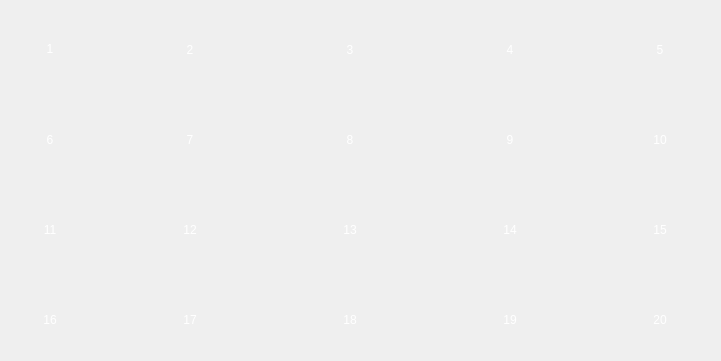
<?xml version="1.0" encoding="UTF-8"?>
<ui version="4.0">
 <class>page1</class>
 <widget class="QWidget" name="page1">
  <property name="geometry">
   <rect>
    <x>0</x>
    <y>0</y>
    <width>721</width>
    <height>361</height>
   </rect>
  </property>
  <property name="windowTitle">
   <string>Form</string>
  </property>
  <widget class="QPushButton" name="pushButton_1">
   <property name="geometry">
    <rect>
     <x>20</x>
     <y>19</y>
     <width>60</width>
     <height>60</height>
    </rect>
   </property>
   <property name="styleSheet">
    <string notr="true">font: 12pt &quot;方正粗圆简体&quot;;
background-image: url(:/res/res/btn_orange_1.png);
color: rgb(255, 255, 255);</string>
   </property>
   <property name="text">
    <string>1</string>
   </property>
   <property name="flat">
    <bool>true</bool>
   </property>
  </widget>
  <widget class="QPushButton" name="pushButton_2">
   <property name="geometry">
    <rect>
     <x>160</x>
     <y>20</y>
     <width>60</width>
     <height>60</height>
    </rect>
   </property>
   <property name="styleSheet">
    <string notr="true">font: 12pt &quot;方正粗圆简体&quot;;
background-image: url(:/res/res/btn_orange_1.png);
color: rgb(255, 255, 255);</string>
   </property>
   <property name="text">
    <string>2</string>
   </property>
   <property name="flat">
    <bool>true</bool>
   </property>
  </widget>
  <widget class="QPushButton" name="pushButton_3">
   <property name="geometry">
    <rect>
     <x>320</x>
     <y>20</y>
     <width>60</width>
     <height>60</height>
    </rect>
   </property>
   <property name="styleSheet">
    <string notr="true">font: 12pt &quot;方正粗圆简体&quot;;
background-image: url(:/res/res/btn_orange_1.png);
color: rgb(255, 255, 255);</string>
   </property>
   <property name="text">
    <string>3</string>
   </property>
   <property name="flat">
    <bool>true</bool>
   </property>
  </widget>
  <widget class="QPushButton" name="pushButton_4">
   <property name="geometry">
    <rect>
     <x>480</x>
     <y>20</y>
     <width>60</width>
     <height>60</height>
    </rect>
   </property>
   <property name="styleSheet">
    <string notr="true">font: 12pt &quot;方正粗圆简体&quot;;
background-image: url(:/res/res/btn_orange_1.png);
color: rgb(255, 255, 255);</string>
   </property>
   <property name="text">
    <string>4</string>
   </property>
   <property name="flat">
    <bool>true</bool>
   </property>
  </widget>
  <widget class="QPushButton" name="pushButton_5">
   <property name="geometry">
    <rect>
     <x>630</x>
     <y>20</y>
     <width>60</width>
     <height>60</height>
    </rect>
   </property>
   <property name="styleSheet">
    <string notr="true">font: 12pt &quot;方正粗圆简体&quot;;
background-image: url(:/res/res/btn_orange_1.png);
color: rgb(255, 255, 255);</string>
   </property>
   <property name="text">
    <string>5</string>
   </property>
   <property name="flat">
    <bool>true</bool>
   </property>
  </widget>
  <widget class="QPushButton" name="pushButton_6">
   <property name="geometry">
    <rect>
     <x>20</x>
     <y>110</y>
     <width>60</width>
     <height>60</height>
    </rect>
   </property>
   <property name="styleSheet">
    <string notr="true">font: 12pt &quot;方正粗圆简体&quot;;
background-image: url(:/res/res/btn_orange_1.png);
color: rgb(255, 255, 255);</string>
   </property>
   <property name="text">
    <string>6</string>
   </property>
   <property name="flat">
    <bool>true</bool>
   </property>
  </widget>
  <widget class="QPushButton" name="pushButton_7">
   <property name="geometry">
    <rect>
     <x>160</x>
     <y>110</y>
     <width>60</width>
     <height>60</height>
    </rect>
   </property>
   <property name="styleSheet">
    <string notr="true">font: 12pt &quot;方正粗圆简体&quot;;
background-image: url(:/res/res/btn_orange_1.png);
color: rgb(255, 255, 255);</string>
   </property>
   <property name="text">
    <string>7</string>
   </property>
   <property name="flat">
    <bool>true</bool>
   </property>
  </widget>
  <widget class="QPushButton" name="pushButton_8">
   <property name="geometry">
    <rect>
     <x>320</x>
     <y>110</y>
     <width>60</width>
     <height>60</height>
    </rect>
   </property>
   <property name="styleSheet">
    <string notr="true">font: 12pt &quot;方正粗圆简体&quot;;
background-image: url(:/res/res/btn_orange_1.png);
color: rgb(255, 255, 255);</string>
   </property>
   <property name="text">
    <string>8</string>
   </property>
   <property name="flat">
    <bool>true</bool>
   </property>
  </widget>
  <widget class="QPushButton" name="pushButton_9">
   <property name="geometry">
    <rect>
     <x>480</x>
     <y>110</y>
     <width>60</width>
     <height>60</height>
    </rect>
   </property>
   <property name="styleSheet">
    <string notr="true">font: 12pt &quot;方正粗圆简体&quot;;
background-image: url(:/res/res/btn_orange_1.png);
color: rgb(255, 255, 255);</string>
   </property>
   <property name="text">
    <string>9</string>
   </property>
   <property name="flat">
    <bool>true</bool>
   </property>
  </widget>
  <widget class="QPushButton" name="pushButton_10">
   <property name="geometry">
    <rect>
     <x>630</x>
     <y>110</y>
     <width>60</width>
     <height>60</height>
    </rect>
   </property>
   <property name="styleSheet">
    <string notr="true">font: 12pt &quot;方正粗圆简体&quot;;
background-image: url(:/res/res/btn_orange_1.png);
color: rgb(255, 255, 255);</string>
   </property>
   <property name="text">
    <string>10</string>
   </property>
   <property name="flat">
    <bool>true</bool>
   </property>
  </widget>
  <widget class="QPushButton" name="pushButton_11">
   <property name="geometry">
    <rect>
     <x>20</x>
     <y>200</y>
     <width>60</width>
     <height>60</height>
    </rect>
   </property>
   <property name="styleSheet">
    <string notr="true">font: 12pt &quot;方正粗圆简体&quot;;
background-image: url(:/res/res/btn_orange_1.png);
color: rgb(255, 255, 255);</string>
   </property>
   <property name="text">
    <string>11</string>
   </property>
   <property name="flat">
    <bool>true</bool>
   </property>
  </widget>
  <widget class="QPushButton" name="pushButton_12">
   <property name="geometry">
    <rect>
     <x>160</x>
     <y>200</y>
     <width>60</width>
     <height>60</height>
    </rect>
   </property>
   <property name="styleSheet">
    <string notr="true">font: 12pt &quot;方正粗圆简体&quot;;
background-image: url(:/res/res/btn_orange_1.png);
color: rgb(255, 255, 255);</string>
   </property>
   <property name="text">
    <string>12</string>
   </property>
   <property name="flat">
    <bool>true</bool>
   </property>
  </widget>
  <widget class="QPushButton" name="pushButton_13">
   <property name="geometry">
    <rect>
     <x>320</x>
     <y>200</y>
     <width>60</width>
     <height>60</height>
    </rect>
   </property>
   <property name="styleSheet">
    <string notr="true">font: 12pt &quot;方正粗圆简体&quot;;
background-image: url(:/res/res/btn_orange_1.png);
color: rgb(255, 255, 255);</string>
   </property>
   <property name="text">
    <string>13</string>
   </property>
   <property name="flat">
    <bool>true</bool>
   </property>
  </widget>
  <widget class="QPushButton" name="pushButton_14">
   <property name="geometry">
    <rect>
     <x>480</x>
     <y>200</y>
     <width>60</width>
     <height>60</height>
    </rect>
   </property>
   <property name="styleSheet">
    <string notr="true">font: 12pt &quot;方正粗圆简体&quot;;
background-image: url(:/res/res/btn_orange_1.png);
color: rgb(255, 255, 255);</string>
   </property>
   <property name="text">
    <string>14</string>
   </property>
   <property name="flat">
    <bool>true</bool>
   </property>
  </widget>
  <widget class="QPushButton" name="pushButton_15">
   <property name="geometry">
    <rect>
     <x>630</x>
     <y>200</y>
     <width>60</width>
     <height>60</height>
    </rect>
   </property>
   <property name="styleSheet">
    <string notr="true">font: 12pt &quot;方正粗圆简体&quot;;
background-image: url(:/res/res/btn_orange_1.png);
color: rgb(255, 255, 255);</string>
   </property>
   <property name="text">
    <string>15</string>
   </property>
   <property name="flat">
    <bool>true</bool>
   </property>
  </widget>
  <widget class="QPushButton" name="pushButton_16">
   <property name="geometry">
    <rect>
     <x>20</x>
     <y>290</y>
     <width>60</width>
     <height>60</height>
    </rect>
   </property>
   <property name="styleSheet">
    <string notr="true">font: 12pt &quot;方正粗圆简体&quot;;
background-image: url(:/res/res/btn_orange_1.png);
color: rgb(255, 255, 255);</string>
   </property>
   <property name="text">
    <string>16</string>
   </property>
   <property name="flat">
    <bool>true</bool>
   </property>
  </widget>
  <widget class="QPushButton" name="pushButton_17">
   <property name="geometry">
    <rect>
     <x>160</x>
     <y>290</y>
     <width>60</width>
     <height>60</height>
    </rect>
   </property>
   <property name="styleSheet">
    <string notr="true">font: 12pt &quot;方正粗圆简体&quot;;
background-image: url(:/res/res/btn_orange_1.png);
color: rgb(255, 255, 255);</string>
   </property>
   <property name="text">
    <string>17</string>
   </property>
   <property name="flat">
    <bool>true</bool>
   </property>
  </widget>
  <widget class="QPushButton" name="pushButton_18">
   <property name="geometry">
    <rect>
     <x>320</x>
     <y>290</y>
     <width>60</width>
     <height>60</height>
    </rect>
   </property>
   <property name="styleSheet">
    <string notr="true">font: 12pt &quot;方正粗圆简体&quot;;
background-image: url(:/res/res/btn_orange_1.png);
color: rgb(255, 255, 255);</string>
   </property>
   <property name="text">
    <string>18</string>
   </property>
   <property name="flat">
    <bool>true</bool>
   </property>
  </widget>
  <widget class="QPushButton" name="pushButton_19">
   <property name="geometry">
    <rect>
     <x>480</x>
     <y>290</y>
     <width>60</width>
     <height>60</height>
    </rect>
   </property>
   <property name="styleSheet">
    <string notr="true">font: 12pt &quot;方正粗圆简体&quot;;
background-image: url(:/res/res/btn_orange_1.png);
color: rgb(255, 255, 255);</string>
   </property>
   <property name="text">
    <string>19</string>
   </property>
   <property name="flat">
    <bool>true</bool>
   </property>
  </widget>
  <widget class="QPushButton" name="pushButton_20">
   <property name="geometry">
    <rect>
     <x>630</x>
     <y>290</y>
     <width>60</width>
     <height>60</height>
    </rect>
   </property>
   <property name="styleSheet">
    <string notr="true">font: 12pt &quot;方正粗圆简体&quot;;
background-image: url(:/res/res/btn_orange_1.png);
color: rgb(255, 255, 255);</string>
   </property>
   <property name="text">
    <string>20</string>
   </property>
   <property name="flat">
    <bool>true</bool>
   </property>
  </widget>
 </widget>
 <resources/>
 <connections/>
</ui>
